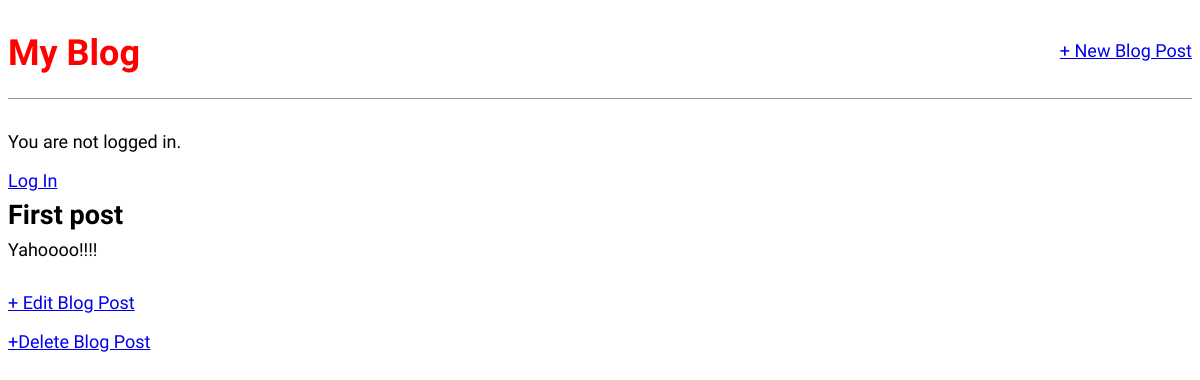
/post/1/, run on an earlier commit of the app's database.
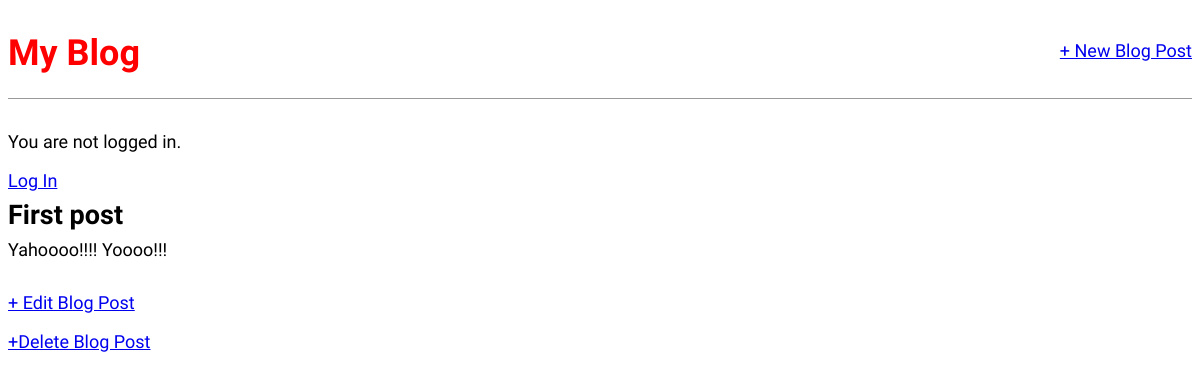
And on a later commit of the database.
### blog/models.py (models this page shows, shortened)
class Post(models.Model):
	title = models.CharField(max_length=200)
	author = models.ForeignKey(
		'auth.User',
		on_delete = models.CASCADE,
		)
	body = models.TextField()

### blog/views.py (the view)
class BlogDetailView(DetailView):
	model = Post
	template_name = 'post_detail.html'

### templates/post_detail.html
{% extends "base.html" %}
{% block content %}
	<div class = "post-entry">
		<h2>{{ post.title }}</h2>
		<p>{{ post.body }}</p>
	</div>
	<p><a href="{%  url 'post_edit' post.pk %}">+ Edit Blog Post</a></p>
	<p><a href="{% url 'post_delete' post.pk%}"> +Delete Blog Post</a></p>
{% endblock content %}

What changed in the data, as far as the page shows it:
changed Post "First post": body "Yahoooo!!!!" → "Yahoooo!!!! Yoooo!!!"
